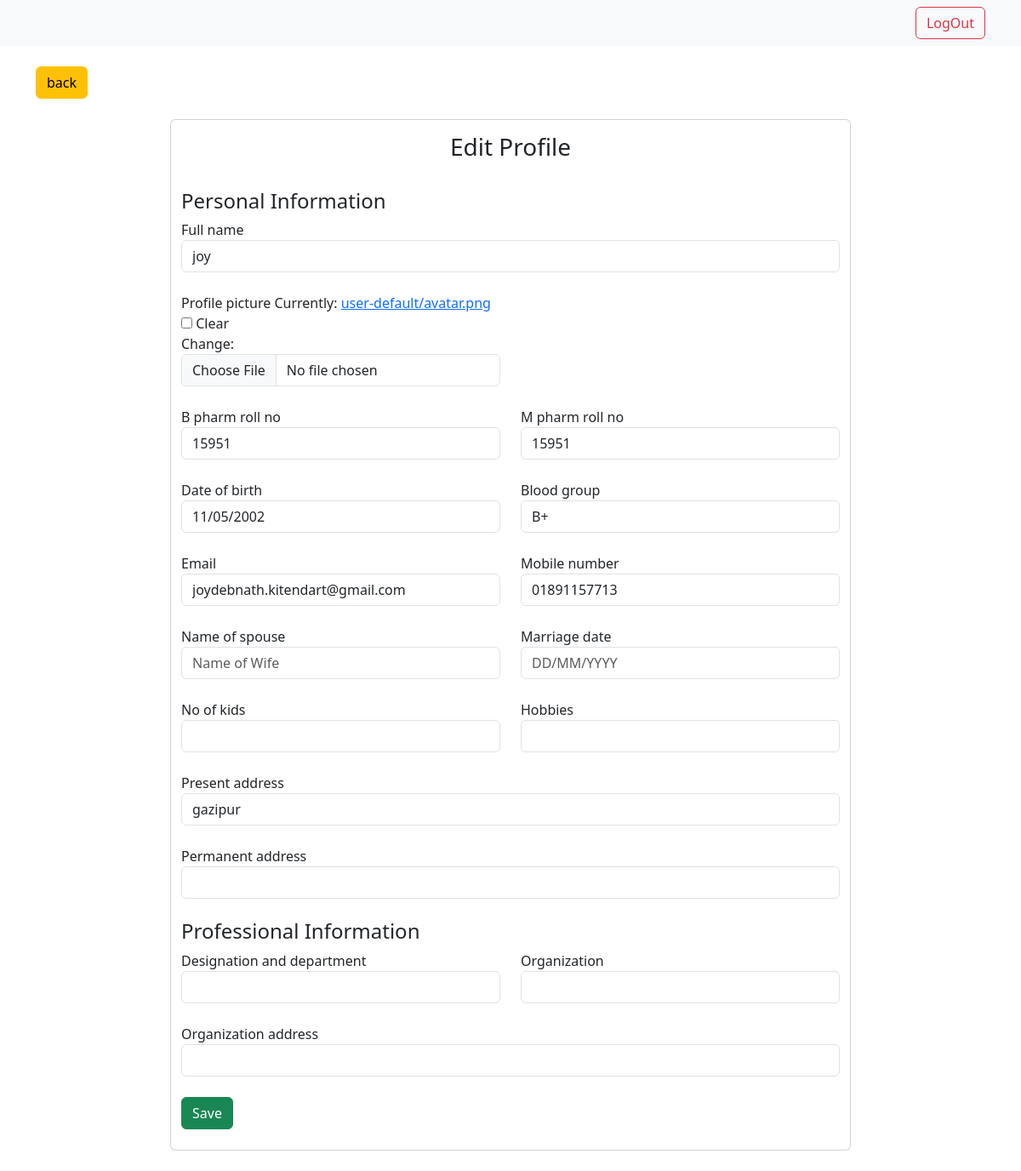
The page /user/edit-user-profile/ (signed in) on the database as committed earlier.
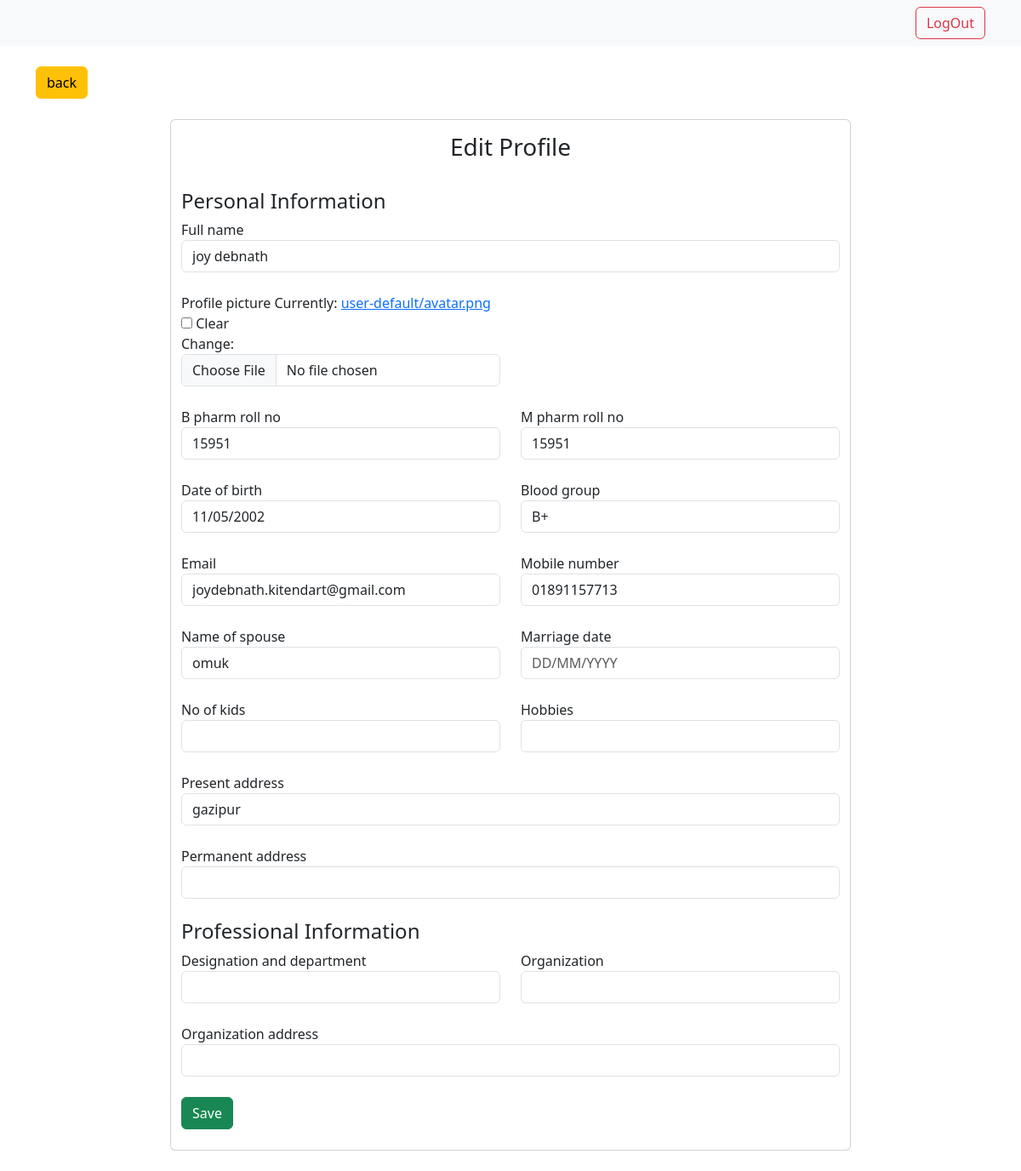
The same page on the database as committed later.
### accounts/models.py (models this page shows, shortened)
class User(AbstractUser):
    full_name = models.CharField(max_length=150, null=True)
    email = models.EmailField(unique=True, null=True)
    mobile_number = models.CharField(max_length=11, null=True, unique=True)
    profile_picture = models.ImageField(upload_to='profile/', null=True, blank=True, default='user-default/avatar.png')
    USERNAME_FIELD = 'mobile_number'
    REQUIRED_FIELDS = ['username']

class UserRegistrationForm(models.Model):
    user = models.OneToOneField(User, null=True, blank=True, on_delete= models.CASCADE)
    b_pharm_roll_no = models.CharField(max_length=100, null=True, blank=True)
    m_pharm_roll_no = models.CharField(max_length=100, null=True, blank=True)
    date_of_birth = models.CharField(max_length=10, null=True, blank=True)
    blood_group = models.CharField(max_length=3, null=True, blank=True)
    name_of_spouse = models.CharField(max_length=150, null=True, blank=True)
    marriage_date = models.CharField(max_length=10, null=True, blank=True)
    no_of_kids = models.IntegerField(null=True, blank=True)
    hobbies = models.CharField(max_length=150, null=True, blank=True)
    present_address = models.CharField(max_length=250, null=True)
    permanent_address = models.CharField(max_length=250, null=True, blank=True)
    designation_and_department = models.CharField(max_length=100, null=True, blank=True)
    organization = models.CharField(max_length=150, null=True, blank=True)
    organization_address = models.CharField(max_length=250, null=True, blank=True)
    MEMBERSHIP_STATUS = (
        ('Genarel', 'Genarel'),
        ('Associate', 'Assicuate')
    )
    membership_status = models.CharField(max_length=200, null=True, blank=True, choices=MEMBERSHIP_STATUS)
    is_publish = models.BooleanField(('publish'), default=False, help_text=(
        'Designates whether this user should be treated as active. '
            'Unselect this instead of deleting accounts.'))

### userprofile/views.py (the view, shortened to what this page needs)
# urls.py: path('edit-user-profile/', views.editUserProfile, name="edit-user-profile"),
@login_required(login_url='login')
def editUserProfile(request):
    user = request.user
    form = ProfileInfoEdit(instance=user)
    addform = AddProfileEdit(instance=user.userregistrationform)
    if user.userregistrationform.is_publish is True:
        context = {'form': form, 'addform':addform}
        return render(request, 'userprofile/edit_user_profile.html', context)
    else:
        return render(request, 'base/not-active.html')

### userprofile/forms.py
class ProfileInfoEdit(ModelForm):
    class Meta:
        model = User
        fields = ['full_name', 'email', 'mobile_number', 'profile_picture']
    def __init__(self, *args, **kwargs):
        super(ProfileInfoEdit, self).__init__(*args, **kwargs)
        self.fields['full_name'].widget.attrs.update({'class':'form-control', 'placeholder': 'Full Name'})
        self.fields['email'].widget.attrs.update({'class':'form-control', 'placeholder': 'email@domain.com'})
        self.fields['mobile_number'].widget.attrs.update({'class':'form-control', 'placeholder': '01******'})
        self.fields['profile_picture'].widget.attrs.update({'class':'form-control', 'placeholder': ''})

### userprofile/templates/userprofile/edit_user_profile.html (shortened to what the changed rows need)
{% extends 'userprofile/base.html' %}
{% block content %}
<div class="container">
    <br>
      <br>
      <div class="row">
          <div class="col">
              <div class="card" style="width: 50rem;">
                  <div class="container" style="margin: 15px 0 0 0;">
                      <br>
                      <form method="POST" action="" enctype="multipart/form-data">
                          <div class="row">
                              <div class="col">
                                {{ form.full_name.label }}
                                {{ form.full_name }}
                              </div>
                            </div>
                            <br>
                            <div class="row">
                                <div class="col">
                                    {{ form.profile_picture.label }}
                                    {{ form.profile_picture }}
                                </div>
                            </div>
                            <br>
                            <div class="row">
                              <div class="col">
                                {{ addform.b_pharm_roll_no.label }}
                                {{ addform.b_pharm_roll_no }}
                              </div>
                              <div class="col">
                                {{ addform.m_pharm_roll_no.label }}
                                {{ addform.m_pharm_roll_no }}
                                </div>
                            </div>
                            <br>
                            <div class="row">
                              <div class="col">
                                {{ addform.date_of_birth.label }}
                                {{ addform.date_of_birth }}
                              </div>
                              <div class="col">
                                {{ addform.blood_group.label }}
                                {{ addform.blood_group }}
                                </div>
                            </div>
                            <br>
                          <div class="row">
                              <div class="col">
                                  <div class="form-group">
                                    {{ form.email.label }}
                                    {{ form.email }}
                                  </div>
                              </div>
                              <div class="col">
                                  <div class="form-group">
                                    {{ form.mobile_number.label }}
                                    {{ form.mobile_number }}
                                  </div>
                              </div>
                          </div>
                          <br>
                          <div class="row">
                              <div class="col">
                                {{ addform.name_of_spouse.label }}
                                {{ addform.name_of_spouse }}
                              </div>
                              <div class="col">
                                {{ addform.marriage_date.label }}
                                {{ addform.marriage_date }}
                                </div>
                            </div>
                            <br>
                            <div class="row">
                              <div class="col">
                                {{ addform.no_of_kids.label }}
                                {{ addform.no_of_kids }}
                              </div>
                              <div class="col">
                                {{ addform.hobbies.label }}
                                {{ addform.hobbies }}
                                </div>
                            </div>
                            <br>
                            <div class="row">
                              <div class="col">
                                {{ addform.present_address.label }}
                                {{ addform.present_address }}
                              </div>
                            </div>
                            <br>
                            <div class="row">
                              <div class="col">
                                {{ addform.permanent_address.label }}
                                {{ addform.permanent_address }}
                              </div>
                            </div>
                            <br>
                            <div class="row">
                              <div class="col">
                                {{ addform.designation_and_department.label }}
                                {{ addform.designation_and_department }}
                              </div>
                              <div class="col">
                                {{ addform.organization.label }}
                                {{ addform.organization }}
                                </div>
                            </div>
                            <br>
                            <div class="row">
                              <div class="col">
                                {{ addform.organization_address.label }}
                                {{ addform.organization_address }}
                              </div>
                            </div>
                            <br>
                          <br>
                      </form>
                  </div>
              </div>
              <br>
          </div>
      </div>
  </div>
{% endblock %}

Rows that differ between the two databases and show on the page:
changed User "joydebnath.kitendart@gmail.com": full_name "joy" → "joy debnath"
changed UserRegistrationForm "gazipur": name_of_spouse (not shown) → "omuk"
